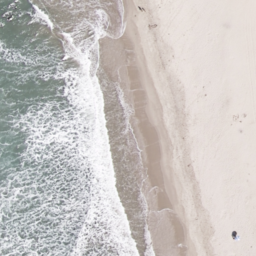
#> input picture beach/beach00.tif, 256 x 256 px
$ python load-image.py
#> lines starting #> are read from the running program, lines starting #| are printed output that depends on the picture

# alpha一般取0.9，case study的时候可以多取几个

# 调试过程中打印参数，如特征向量个数

# 去中心化后，还原的时候要把中心加回来，才会是原来的图像

import imageio
from PIL import Image
import numpy as np
import matplotlib.pyplot as plt

a=imageio.imread("beach/beach00.tif")
#> a is the input picture: shape (256, 256, 3); mean R, G, B 200.3, 196.1, 193.5


a_np=np.array(a)
a_r=a_np[:,:,0] #R
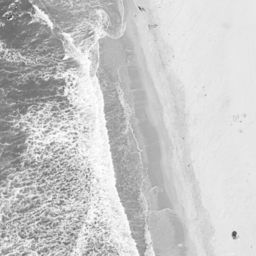
#> a_r: shape (256, 256); min 63, max 253, mean 200.3
a_g=a_np[:,:,1] #G
a_b=a_np[:,:,2] #B
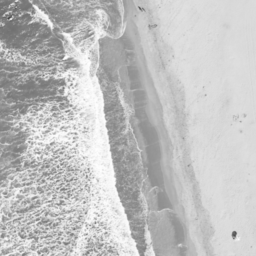
#> a_b: shape (256, 256); min 66, max 254, mean 193.5

def loadImage(path):

#> called with path = 'airplane/airplane00.tif'
    img = Image.open(path)
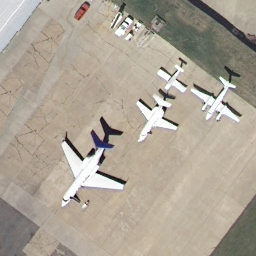
#> input picture airplane/airplane00.tif, 256 x 256 px
#> img is the input picture: PIL image 256x256 RGB; mean R, G, B 172.4, 163.5, 149.7
    path=""
    img = img.convert("L")
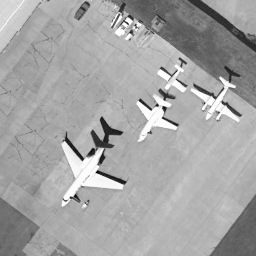
#> img: PIL image 256x256 L; min 4, max 255, mean 164.7
    width = img.size[0]
#> width = 256
    height = img.size[1]
#> height = 256
    data = img.getdata()
    data = np.array(data).reshape(height,width)/100
    new_im = Image.fromarray(data*100)
    new_im.show()

    return data

loadImage("airplane/airplane00.tif")
